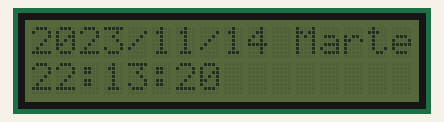
This sketch was run on a simulated Arduino Uno, built with avr-gcc and run on an emulated ATmega328P. Parts: 16×2 character LCD. The local clock reads 2024-03-15 10:24:30 at power-on unless the sketch sets it.

Above: at 0.1 s.
At 4.3 s:
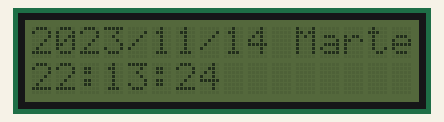
At 9.4 s:
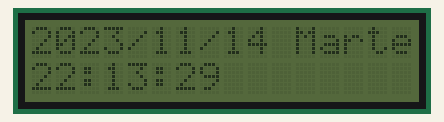
At 18.6 s:
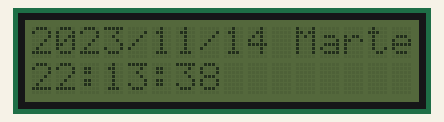
At 27.9 s:
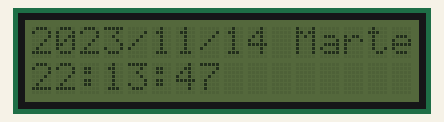
At 38.2 s:
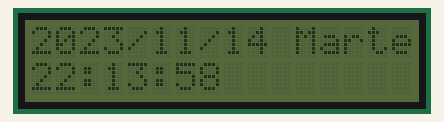

The sketch:

riego.ino
```cpp
// Date and time functions using a DS1307 RTC connected via I2C and Wire lib
#include <Wire.h>
#include "RTClib.h"
#include <Wire.h>
#include <LiquidCrystal_I2C.h>
RTC_DS1307 rtc;
LiquidCrystal_I2C lcd(0x3f,16,2);

char daysOfTheWeek[7][12] = {"Domingo", "Lunes", "Martes", "Miercoles", "Jueves", "Viernes", "Sabado"};

void setup () {
  lcd.init();
  //lcd.backlight();
  rtc.adjust(DateTime(F(__DATE__), F(__TIME__)));

}

void loop () {
    DateTime now = rtc.now();
    lcd.setCursor(0,0);
    lcd.print(now.year(), DEC);
    lcd.print('/');
    lcd.print(now.month(), DEC);
    lcd.print('/');
    lcd.print(now.day(), DEC);
    lcd.print(" ");
    lcd.print(daysOfTheWeek[now.dayOfTheWeek()]);
   //lcd.print(") ");
   lcd.setCursor(0,1);
    lcd.print(now.hour(), DEC);
    lcd.print(':');
    lcd.print(now.minute(), DEC);
    lcd.print(':');
    lcd.print(now.second(), DEC);


    delay(1000);
}
```

Measured:
- what the display in image 1 shows lasts 1.0 s, from 4.2 s to 5.2 s
